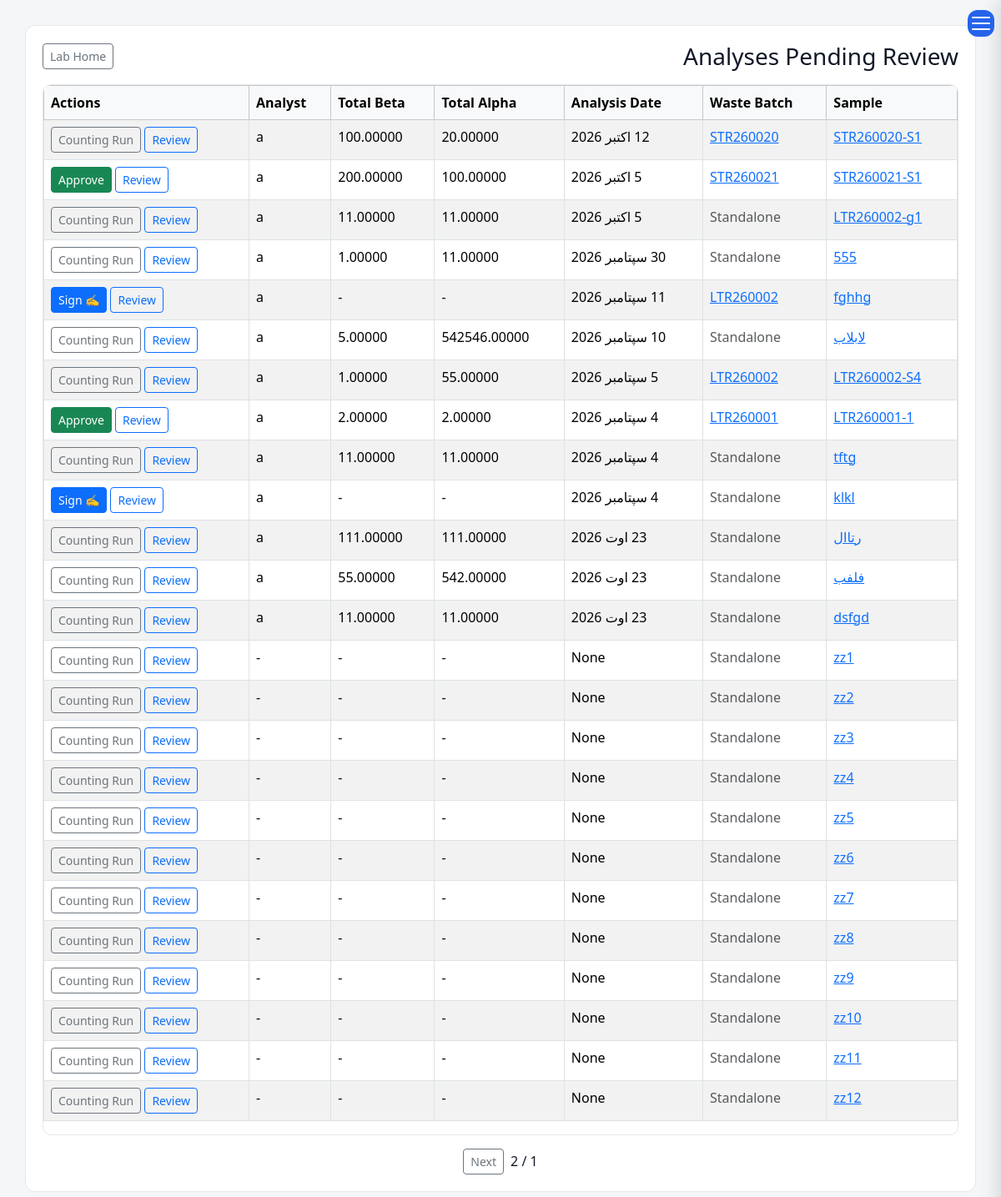
/laboratory/analysis/review/ (signed in), run on the app's committed database.
### laboratory/models.py (models this page shows, shortened)
class Analysis(models.Model):
    sample = models.OneToOneField(
        Sample, verbose_name=_("Sample"), on_delete=models.CASCADE, related_name="analysis"
    )
    counting_run = models.ForeignKey(
        AlphaBetaCountingRun, verbose_name=_("Counting Run"),
        on_delete=models.SET_NULL, null=True, blank=True, related_name="analyses",
    )
    detector_type = models.CharField(_("Detector Type"), max_length=30, choices=CounterType.choices)
    analysis_date = models.DateField(_("Analysis Date"), null=True, blank=True)
    counting_duration_seconds = models.PositiveIntegerField(
        _("Counting Duration (seconds)"), null=True, blank=True,
    )
    total_alpha = models.DecimalField(_("Total Alpha (Bq)"), max_digits=20, decimal_places=5, blank=True, null=True)
    total_beta = models.DecimalField(_("Total Beta (Bq)"), max_digits=20, decimal_places=5, blank=True, null=True)
    alpha_uncertainty = models.DecimalField(_("Alpha uncertainty ±2s"), max_digits=20, decimal_places=5, null=True, blank=True)
    beta_uncertainty = models.DecimalField(_("Beta uncertainty ±2s"), max_digits=20, decimal_places=5, null=True, blank=True)
    alpha_mda = models.DecimalField(_("MDA Alpha"), max_digits=20, decimal_places=5, null=True, blank=True)
    beta_mda = models.DecimalField(_("MDA Beta"), max_digits=20, decimal_places=5, null=True, blank=True)
    analyst = models.ForeignKey(settings.AUTH_USER_MODEL, verbose_name=_("Analyst"), on_delete=models.SET_NULL, null=True)
    approved = models.BooleanField(_("Approved"), default=False)
    is_latest = models.BooleanField(_("Is Latest"), default=True)
    reviewed_by = models.ForeignKey(
        settings.AUTH_USER_MODEL, verbose_name=_("Reviewed By"),
        on_delete=models.SET_NULL, null=True, blank=True, related_name="reviewed_analyses",
    )
    review_date = models.DateField(_("Review Date"), blank=True, null=True)
    analysis_notes = models.TextField(_("Analysis Notes"), blank=True, null=True)
    created_at = models.DateTimeField(_("Created At"), auto_now_add=True)
    class Meta:
        ordering = ["-analysis_date", "-created_at"]
        verbose_name = _("Analysis")
        verbose_name_plural = _("Analyses")

class Sample(models.Model):
    sample_id = models.CharField(_("Sample ID"), max_length=50, unique=True)
    batch = models.ForeignKey(
        WasteBatch, verbose_name=_("Waste Batch"), on_delete=models.PROTECT,
        related_name="samples", null=True, blank=True,
    )
    applicant_name = models.CharField(
        _("Applicant name"), max_length=255, blank=True, null=True,
        help_text=_("Name of the applicant company or unit."),
    )
    sample_type = models.CharField(_("Sample type"), max_length=50, blank=True, null=True)
    description = models.CharField(
        _("Description"), max_length=255, blank=True, null=True,
        help_text=_("For standalone samples not linked to a waste batch."),
    )
    sample_stage = models.CharField(_("Sample Stage"), max_length=20, choices=SampleStage.choices)
    analysis_type = models.CharField(
        _("Analysis type"), max_length=30, choices=CounterType.choices, blank=True, default="",
        help_text=_("Which detector this sample will be counted on — decides which report it gets."),
    )
    sampling_date = models.DateTimeField(_("Sampling Date"))
    sampling_location = models.CharField(_("Sampling location"), max_length=50, blank=True, null=True)
    sample_mass_kg = models.DecimalField(
        _("Sample Mass (kg)"), max_digits=10, decimal_places=5, blank=True, null=True
    )
    sample_volume_ml = models.DecimalField(
        _("Sample Volume (ml)"), max_digits=12, decimal_places=3, null=True, blank=True
    )
    urgent = models.BooleanField(_("Urgent"), default=False)
    status = models.CharField(
        _("Status"), max_length=20, choices=SampleStatus.choices, default=SampleStatus.COLLECTED
    )
    collected_by = models.ForeignKey(
        settings.AUTH_USER_MODEL, verbose_name=_("Collected By"),
        on_delete=models.SET_NULL, null=True, related_name="samples_collected",
    )
    remarks = models.TextField(_("Remarks"), blank=True, null=True)
    sample_code_barcode = models.CharField(
        _("Barcode"), max_length=100, unique=True, blank=True, null=True
    )
    sent_to_lab_date = models.DateField(_("Sent To Lab Date"), blank=True, null=True)
    lab_received_date = models.DateField(_("Lab Received Date"), blank=True, null=True)
    lab_comments = models.TextField(_("Lab Comments"), blank=True, null=True)
    created_at = models.DateTimeField(_("Created At"), auto_now_add=True)
    rejected_by = models.ForeignKey(
        settings.AUTH_USER_MODEL, verbose_name=_("Rejected By"), on_delete=models.SET_NULL,
        null=True, blank=True, related_name="samples_rejected",
    )
    rejected_at = models.DateTimeField(_("Rejected At"), null=True, blank=True)
    rejection_reason = models.TextField(_("Rejection Reason"), blank=True, default="")
    rejection_seen = models.BooleanField(default=True)
    class Meta:
        ordering = ["-urgent", "sampling_date"]
        verbose_name = _("Sample")
        verbose_name_plural = _("Samples")

### waste/models.py (models this page shows, shortened)
class WasteBatch(models.Model):
    waste_id = models.CharField(_("Waste ID"), max_length=100, unique=True)
    waste_type = models.CharField(_("Waste Type"), max_length=10, choices=WasteType.choices)
    waste_class = models.CharField(_("Waste Class"), max_length=10, choices=WasteClass.choices, blank=True, null=True)
    waste_state = models.CharField(
        _("Waste State"), max_length=20, choices=WasteState.choices, default=WasteState.UNPROCESSED
    )
    facility = models.ForeignKey(
        FacilityModel,
        verbose_name=_("Current Facility"),
        on_delete=models.PROTECT,
        related_name="waste_batches",
    )
    origin_facility = models.ForeignKey(
        FacilityModel,
        verbose_name=_("Origin Facility"),
        on_delete=models.SET_NULL,
        null=True,
        blank=True,
        related_name="originated_waste_batches",
    )
    origin_of_waste = models.CharField(_("Origin of Waste"), max_length=20, choices=OriginOfWaste.choices)
    date_received = models.DateField(_("Date Received"), null=True, blank=True)
    description = models.TextField(_("Description"), blank=True, null=True)
    waste_arising_from = models.CharField(_("Waste Arising From"), max_length=100, blank=True, null=True)
    material = models.CharField( _("Material"), max_length=30, choices=MaterialType.choices, blank=True, null=True,)
    container_type = models.CharField(_("Container Type"), max_length=100, blank=True, null=True)
    waste_appearance = models.CharField(
        _("Waste Appearance"), max_length=255, blank=True, null=True,
        help_text=_("Physical appearance: colour, clarity, texture, visible solids…"),
    )
    hardness = models.DecimalField(_("Hardness"), max_digits=10, decimal_places=3, blank=True, null=True)
    mass_kg = models.DecimalField(
        _("Mass (kg)"), max_digits=12, decimal_places=3, blank=True, null=True,
        help_text=_("Total mass of the batch as held (including packaging, if any)."),
    )
    volume_m3 = models.DecimalField(_("Volume (m³)"), max_digits=12, decimal_places=3, blank=True, null=True)
    dose_rate_surface_uSv = models.DecimalField(
        _("Surface Dose Rate (µSv/h)"), max_digits=12, decimal_places=3, blank=True, null=True
    )
    dose_rate_1m_uSv = models.DecimalField(
        _("Dose Rate @ 1m (µSv/h)"), max_digits=12, decimal_places=3, blank=True, null=True
    )
    dose_rate_date = models.DateField(_("Dose Measurement Date"), null=True, blank=True)
    alpha_contamination_bq_cm2 = models.DecimalField(
        _("Alpha Contamination (Bq/cm²)"), max_digits=12, decimal_places=5, blank=True, null=True
    )
    beta_gamma_contamination_bq_cm2 = models.DecimalField(
        _("Beta/Gamma Contamination (Bq/cm²)"), max_digits=20, decimal_places=5, blank=True, null=True
    )
    ph = models.DecimalField(_("pH"), max_digits=5, decimal_places=2, blank=True, null=True)
    density = models.DecimalField(_("Density"), max_digits=10, decimal_places=4, blank=True, null=True)
    total_solids = models.DecimalField(_("Total Solids"), max_digits=10, decimal_places=4, blank=True, null=True)
    suspended_solids = models.DecimalField(
        _("Suspended Solids"), max_digits=10, decimal_places=4, blank=True, null=True
    )
    soluble_solids = models.DecimalField(_("Soluble Solids"), max_digits=10, decimal_places=4, blank=True, null=True)
    possible_pretreatment = models.CharField(
        _("Possible Pre-Treatment"), max_length=30, choices=PreTreatmentOption.choices, blank=True, null=True
    )
    possible_treatment = models.CharField(
        _("Possible Treatment"), max_length=30, choices=TreatmentOption.choices, blank=True, null=True
    )
    pretreatment = models.CharField(
        _("Pre-Treatment Applied"), max_length=30, choices=PreTreatmentOption.choices, blank=True, null=True
    )
    treatment = models.CharField(
        _("Treatment Applied"), max_length=30, choices=TreatmentOption.choices, blank=True, null=True
    )
    package_type = models.CharField( _("Package Type"), max_length=20, choices=PackageType.choices, blank=True, null=True,)
    waste_matrix = models.CharField(_("Waste Matrix"), max_length=100, blank=True, null=True)
    waste_to_matrix_ratio = models.DecimalField(
        _("Waste to Matrix Ratio"), max_digits=10, decimal_places=4, blank=True, null=True
    )
    waste_mass_kg = models.DecimalField(
        _("Waste Mass (kg)"), max_digits=12, decimal_places=3, blank=True, null=True,
        help_text=_("Mass of the waste itself, without matrix/package."),
    )
    package_mass_kg = models.DecimalField(
        _("Package Mass (kg)"), max_digits=12, decimal_places=3, blank=True, null=True
    )
    package_volume_m3 = models.DecimalField(
        _("Package Volume (m³)"), max_digits=12, decimal_places=3, blank=True, null=True
    )
    location = models.CharField(_("Storage Location"), max_length=100, blank=True, null=True)
    status = models.CharField(
        _("Status"), max_length=20, choices=BatchStatus.choices, default=BatchStatus.STORED
    )
    status_date = models.DateField(_("Status Date"), null=True, blank=True)
    attachment = models.FileField(
        _("Attachment"),
        upload_to="waste/attachments/",
        validators=[validate_attachment],
        blank=True,
        null=True,
    )
    created_by = models.ForeignKey(
        settings.AUTH_USER_MODEL,
        verbose_name=_("Created By"),
        on_delete=models.SET_NULL,
        null=True,
        related_name="created_batches",
    )
    created_at = models.DateTimeField(_("Created At"), auto_now_add=True)
    updated_at = models.DateTimeField(_("Updated At"), auto_now=True)
    history = HistoricalRecords()
    class Meta:
        ordering = ("-created_at", "waste_id")
        verbose_name = _("Waste Batch")
        verbose_name_plural = _("Waste Batches")
        indexes = [
            models.Index(fields=["status"]),
            models.Index(fields=["facility", "status"]),
            models.Index(fields=["waste_type", "waste_state"]),
        ]

### laboratory/views.py (the view)
# urls.py: path("analysis/review/", views.analysis_review_queue, name="analysis_review_queue"),
def analysis_review_queue(request):
    queryset = (
        Analysis.objects
        .filter(approved=False)
        .select_related("sample", "sample__batch", "analyst")
        .order_by("-analysis_date")
    )
    paginator = Paginator(queryset, 25)
    page_obj = paginator.get_page(request.GET.get("page"))
    return render(request, "laboratory/analysis_review_queue.html", {"page_obj": page_obj})

### templates/laboratory/analysis_review_queue.html (shortened to what this page needs)
{% extends "base.html" %}
{% load i18n %}
{% block content %}
<div class="content">
<div class="d-flex justify-content-between align-items-center mb-3">
    <h3 class="mb-0">{% trans "Analyses Pending Review" %}</h3>
    <a href="{% url 'lab_home' %}" class="btn btn-outline-secondary btn-sm">{% trans "Lab Home" %}</a>
</div>
<div class="table-scroll">
<table class="table table-bordered table-striped">
<thead class="table-light">
<tr>
    <th>{% trans "Sample" %}</th>
    <th>{% trans "Waste Batch" %}</th>
    <th>{% trans "Analysis Date" %}</th>
    <th>{% trans "Total Alpha" %}</th>
    <th>{% trans "Total Beta" %}</th>
    <th>{% trans "Analyst" %}</th>
    <th>{% trans "Actions" %}</th>
</tr>
</thead>
<tbody>
{% for a in page_obj %}
<tr>
    <td><a href="{% url 'sample_detail' a.sample.pk %}">{{ a.sample.sample_id }}</a></td>
    <td>
        {% if a.sample.batch %}
            <a href="{% url 'waste_detail' a.sample.batch.pk %}">{{ a.sample.batch.waste_id }}</a>
        {% else %}
            <span class="text-muted">{% trans "Standalone" %}</span>
        {% endif %}
    </td>
    <td>{{ a.analysis_date }}</td>
    <td>{{ a.total_alpha|default:"-" }}</td>
    <td>{{ a.total_beta|default:"-" }}</td>
    <td>{{ a.analyst|default:"-" }}</td>
    <td>
        <a href="{% url 'sample_detail' a.sample.pk %}" class="btn btn-sm btn-outline-primary">{% trans "Review" %}</a>
        {% if a.approvals.all %}
            <a href="{% url 'lab_report_sign' 'gamma' a.pk %}" class="btn btn-sm btn-primary">✍ {% trans "Sign" %}</a>
        {% elif a.counting_run %}
            <a href="{% url 'counting_run_detail' a.counting_run.pk %}" class="btn btn-sm btn-outline-secondary">{% trans "Counting Run" %}</a>
        {% else %}
            <form method="post" action="{% url 'analysis_approve' a.pk %}" class="d-inline">
                <button type="submit" class="btn btn-sm btn-success">{% trans "Approve" %}</button>
            </form>
        {% endif %}
    </td>
</tr>
{% empty %}
<tr><td colspan="7" class="text-center">{% trans "Nothing pending review." %}</td></tr>
{% endfor %}
</tbody>
</table>
</div>
{% if page_obj.paginator.num_pages > 1 %}
<div class="d-flex justify-content-center gap-2 mt-3">
    <span class="align-self-center">{{ page_obj.number }} / {{ page_obj.paginator.num_pages }}</span>
    {% if page_obj.has_next %}<a class="btn btn-sm btn-outline-secondary" href="?page={{ page_obj.next_page_number }}">{% trans "Next" %}</a>{% endif %}
</div>
{% endif %}
</div>
{% endblock %}

### static/css/base.css (style rules this page uses)
* { margin:0; padding:0; box-sizing:border-box; }
html.rtl { font-family:Vazirmatn,sans-serif; }
:root { --bg: #f5f6f8; --card: #ffffff; --text: #111827; --muted: #6b7280; --border: #e5e7eb; --primary: #2563eb; --sidebar: #1f2937; --sidebar-text: #374151; }
body { background: var(--bg); color: var(--text); }
.content { background: var(--card); padding: 20px; border-radius: 12px; border: 1px solid var(--border); }
th, td { padding: 12px; border-bottom: 1px solid var(--border); text-align: left; }
th { background: rgba(0,0,0,0.03); }
button { background: var(--primary); color: white; padding: 8px 14px; border: none; border-radius: 8px; cursor: pointer; }
table { width: max-content; min-width: 100%; border-collapse: collapse; }
.table-scroll { height: calc(100vh - 220px); overflow: auto; border: 1px solid var(--border); border-radius: 10px; background: var(--card); }
table thead th { position: sticky; top: 0; background: var(--card); z-index: 10; }

### data on the page
Analysis: sample.sample_id "STR260020-S1", sample.batch.waste_id "STR260020", analysis_date "12 اکتبر 2026", total_alpha "20.00000", total_beta "100.00000", analyst "a"
Analysis: sample.sample_id "STR260021-S1", sample.batch.waste_id "STR260021", analysis_date "5 اکتبر 2026", total_alpha "100.00000", total_beta "200.00000", analyst "a"
Analysis: sample.sample_id "LTR260002-g1", analysis_date "5 اکتبر 2026", total_alpha "11.00000", total_beta "11.00000", analyst "a"
Analysis: sample.sample_id "555", analysis_date "30 سپتامبر 2026", total_alpha "11.00000", total_beta "1.00000", analyst "a"
Analysis: sample.sample_id "fghhg", sample.batch.waste_id "LTR260002", analysis_date "11 سپتامبر 2026", total_alpha "-", total_beta "-", analyst "a"
Analysis: sample.sample_id "لابلاب", analysis_date "10 سپتامبر 2026", total_alpha "542546.00000", total_beta "5.00000", analyst "a"
Analysis: sample.sample_id "LTR260002-S4", sample.batch.waste_id "LTR260002", analysis_date "5 سپتامبر 2026", total_alpha "55.00000", total_beta "1.00000", analyst "a"
Analysis: sample.sample_id "LTR260001-1", sample.batch.waste_id "LTR260001", analysis_date "4 سپتامبر 2026", total_alpha "2.00000", total_beta "2.00000", analyst "a"
Analysis: sample.sample_id "tftg", analysis_date "4 سپتامبر 2026", total_alpha "11.00000", total_beta "11.00000", analyst "a"
Analysis: sample.sample_id "klkl", analysis_date "4 سپتامبر 2026", total_alpha "-", total_beta "-", analyst "a"
Analysis: sample.sample_id "رتاال", analysis_date "23 اوت 2026", total_alpha "111.00000", total_beta "111.00000", analyst "a"
Analysis: sample.sample_id "فلفب", analysis_date "23 اوت 2026", total_alpha "542.00000", total_beta "55.00000", analyst "a"
Analysis: sample.sample_id "dsfgd", analysis_date "23 اوت 2026", total_alpha "11.00000", total_beta "11.00000", analyst "a"
Analysis: sample.sample_id "zz1", analysis_date "None", total_alpha "-", total_beta "-", analyst "-"
Analysis: sample.sample_id "zz2", analysis_date "None", total_alpha "-", total_beta "-", analyst "-"
Analysis: sample.sample_id "zz3", analysis_date "None", total_alpha "-", total_beta "-", analyst "-"
Analysis: sample.sample_id "zz4", analysis_date "None", total_alpha "-", total_beta "-", analyst "-"
Analysis: sample.sample_id "zz5", analysis_date "None", total_alpha "-", total_beta "-", analyst "-"
Analysis: sample.sample_id "zz6", analysis_date "None", total_alpha "-", total_beta "-", analyst "-"
Analysis: sample.sample_id "zz7", analysis_date "None", total_alpha "-", total_beta "-", analyst "-"
Analysis: sample.sample_id "zz8", analysis_date "None", total_alpha "-", total_beta "-", analyst "-"
Analysis: sample.sample_id "zz9", analysis_date "None", total_alpha "-", total_beta "-", analyst "-"
Analysis: sample.sample_id "zz10", analysis_date "None", total_alpha "-", total_beta "-", analyst "-"
Analysis: sample.sample_id "zz11", analysis_date "None", total_alpha "-", total_beta "-", analyst "-"
Analysis: sample.sample_id "zz12", analysis_date "None", total_alpha "-", total_beta "-", analyst "-"

### other printed values
{{ page_obj.number }} "1"
{{ page_obj.paginator.num_pages }} "2"
